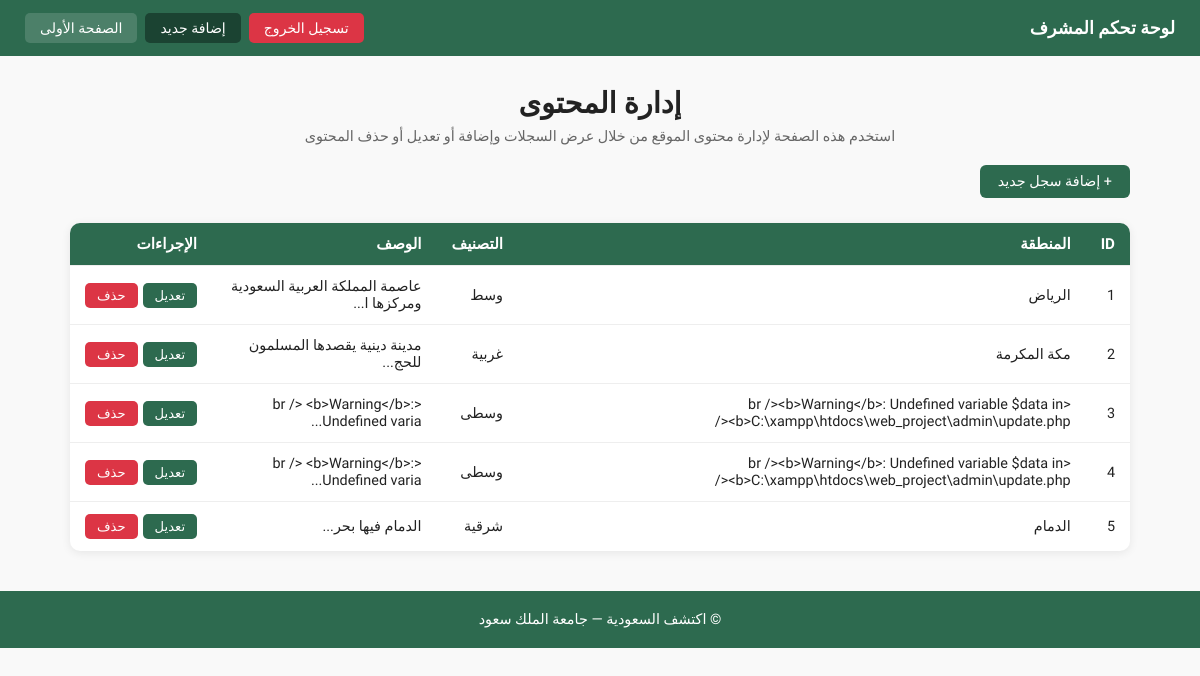
Page /admin/dashboard.php (signed in) on the earlier database version.
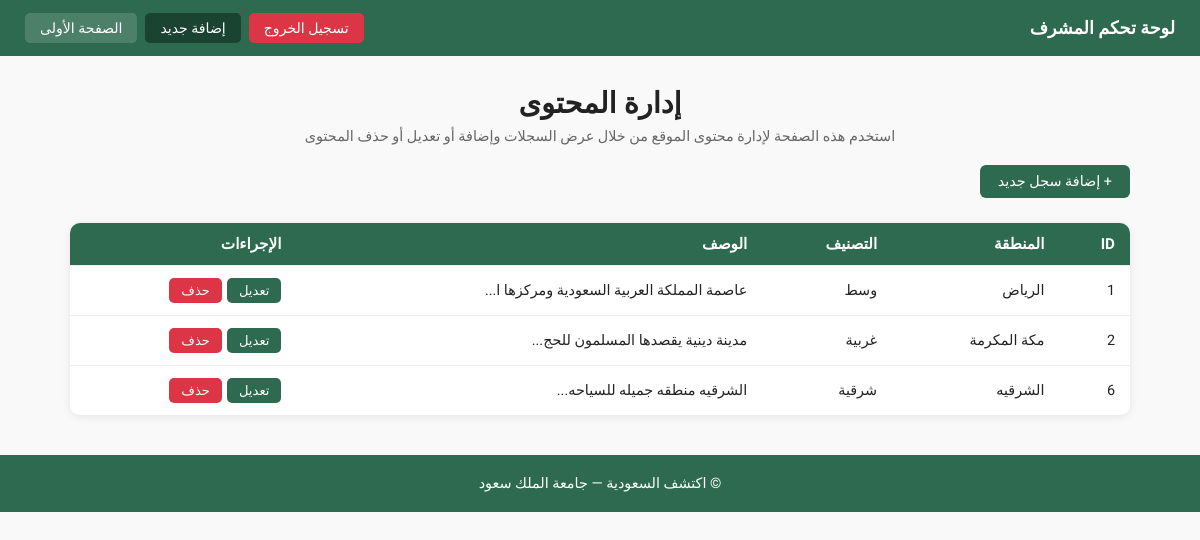
Same page on the later database version.
### tables this page shows
CREATE TABLE `regions` (
  `id` int(11) NOT NULL,
  `name` varchar(100) NOT NULL,
  `category` varchar(50) NOT NULL,
  `description` text NOT NULL,
  `location` varchar(100) DEFAULT NULL,
  `features` text DEFAULT NULL,
  `activities` text DEFAULT NULL,
  `landmarks` text DEFAULT NULL,
  `main_image` varchar(255) DEFAULT NULL,
  `gallery_image1` varchar(255) DEFAULT NULL,
  `gallery_image2` varchar(255) DEFAULT NULL,
  `gallery_image3` varchar(255) DEFAULT NULL,
  `created_at` timestamp NOT NULL DEFAULT current_timestamp()
);

### admin/dashboard.php (the view, shortened to what this page needs)
<?php
require '../includes/db.php';
$regions = $conn->query("SELECT * FROM regions ORDER BY id ASC")->fetch_all(MYSQLI_ASSOC);
?>
<!DOCTYPE html>
<html lang="ar" dir="rtl">
<head>
    <link rel="stylesheet" href="../css/style.css">
</head>
<body>
<div class="admin-nav">
    <span class="admin-brand">لوحة تحكم المشرف</span>
    <div class="admin-nav-links">
        <a href="../index.php" class="admin-nav-link">الصفحة الأولى</a>
        <a href="add.php" class="admin-nav-link admin-btn-add">إضافة جديد</a>
        <a href="logout.php" class="admin-nav-link admin-btn-logout">تسجيل الخروج</a>
    </div>
</div>
<div class="admin-content">
    <div class="page-title">
        <h1>إدارة المحتوى</h1>
        <p>استخدم هذه الصفحة لإدارة محتوى الموقع من خلال عرض السجلات وإضافة أو تعديل أو حذف المحتوى</p>
    </div>
    <a href="add.php" class="btn-add">+ إضافة سجل جديد</a>
    <table class="admin-table">
        <thead>
            <tr>
                <th>ID</th>
                <th>المنطقة</th>
                <th>التصنيف</th>
                <th>الوصف</th>
                <th>الإجراءات</th>
            </tr>
        </thead>
        <tbody>
            <?php foreach ($regions as $r): ?>
            <tr>
                <td><?= $r['id'] ?></td>
                <td><?= htmlspecialchars($r['name']) ?></td>
                <td><?= htmlspecialchars($r['category']) ?></td>
                <td><?= htmlspecialchars(mb_substr($r['description'], 0, 40)) ?>...</td>
                <td>
                    <div class="action-btns">
                        <a href="update.php?id=<?= $r['id'] ?>" class="btn-edit">تعديل</a>
                        <form method="POST" style="margin:0"
                              onsubmit="return confirm('هل تريد حذف هذا السجل؟')">
                            <button type="submit" class="btn-delete">حذف</button>
                        </form>
                    </div>
                </td>
            </tr>
            <?php endforeach; ?>
        </tbody>
    </table>
</div>
<footer>© اكتشف السعودية — جامعة الملك سعود</footer>
</body>
</html>

### CSS/style.css (style rules this page uses)
:root { --green: #2d6a4f; --green-light: #52b788; --green-dark: #1b4332; --gold: #b5943a; --bg: #f9f9f9; --text: #222; --card-bg: #fff; --nav-bg: #2d6a4f; }
* { margin: 0; padding: 0; box-sizing: border-box; }
body { font-family: 'Tajawal', 'Segoe UI', Tahoma, sans-serif; direction: rtl; background: var(--bg); color: var(--text); transition: background 0.3s, color 0.3s; }
.admin-nav { background: #2d6a4f; padding: 13px 25px; display: flex; justify-content: space-between; align-items: center; direction: rtl; }
.admin-brand { color: white; font-weight: bold; font-size: 1.1rem; }
.admin-nav-links { display: flex; align-items: center; gap: 8px; flex-direction: row-reverse; }
.admin-nav-link { color: white; text-decoration: none; font-size: 0.88rem; padding: 7px 15px; border-radius: 5px; transition: opacity 0.2s; background: rgba(255,255,255,0.15); }
.admin-btn-add { background: #1b4332; }
.admin-btn-logout { background: #dc3545; }
.btn-add { background: var(--green); color: white; padding: 8px 18px; border-radius: 6px; text-decoration: none; font-size: 0.9rem; display: inline-block; margin-bottom: 15px; }
.action-btns { display: flex; flex-direction: row; gap: 5px; align-items: center; }
.btn-edit { background: var(--green); color: white; padding: 5px 12px; border-radius: 5px; text-decoration: none; font-size: 0.82rem; font-family: inherit; display: inline-block; border: none; cursor: pointer; }
.btn-delete { background: #dc3545; color: white; padding: 5px 12px; border: none; border-radius: 5px; cursor: pointer; font-size: 0.82rem; font-family: inherit; }
.admin-table { width: 100%; border-collapse: collapse; margin-top: 10px; background: var(--card-bg); border-radius: 10px; overflow: hidden; box-shadow: 0 2px 10px rgba(0,0,0,0.08); }
.admin-table th, .admin-table td { padding: 12px 15px; text-align: right; border-bottom: 1px solid #eee; font-size: 0.9rem; }
.admin-table th { background: var(--green); color: white; font-size: 0.95rem; }
.admin-table tr:last-child td { border-bottom: none; }
.admin-content { max-width: 1100px; margin: 30px auto; padding: 0 20px; }
.page-title { text-align: center; margin-bottom: 20px; }
.page-title h1 { font-size: 1.8rem; }
.page-title p { color: #666; font-size: 0.9rem; margin-top: 8px; }
footer { text-align: center; padding: 20px; background: var(--nav-bg); color: white; margin-top: 40px; font-size: 0.9rem; }

Differences in the rows shown:
removed regions: id "3", name "<br /><b>Warning</b>: Undefined variable $data in <b>C:\\xampp\\htdocs\\web_project\\admin\\update.php</", category "وسطى", description "<br /> <b>Warning</b>: Undefined varia"
removed regions: id "4", name "<br /><b>Warning</b>: Undefined variable $data in <b>C:\\xampp\\htdocs\\web_project\\admin\\update.php</", category "وسطى", description "<br /> <b>Warning</b>: Undefined varia"
removed regions: id "5", name "الدمام", category "شرقية", description "الدمام فيها بحر"
added regions: id "6", name "الشرقيه", category "شرقية", description "الشرقيه منطقه جميله للسياحه"
